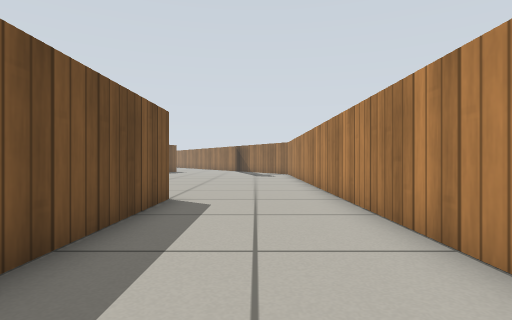
view 1 (above)

19 first-person views from a walk through a world built for the Gazebo simulator. The camera is 0.45 m above the floor, looks level and sees 80° across. The floor is counted in squares, 0.5 m on a side. Each view is taken from the middle of a square. On the plan, view 1 faces up. The plan holds only what a view shows up to about 11 squares ahead; the rest is blank. Gazebo's built-in surfaces are drawn with simple patterns.

view 2
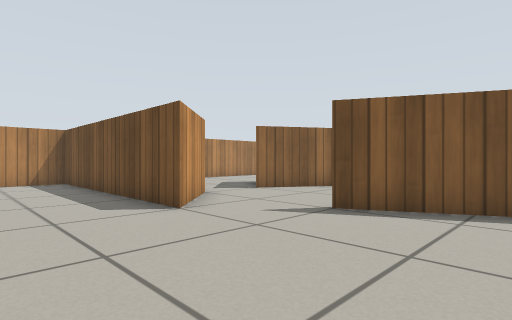

view 3
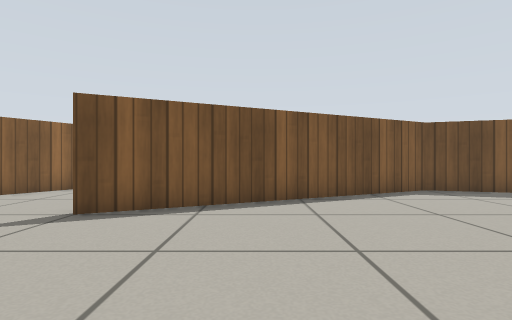

view 4
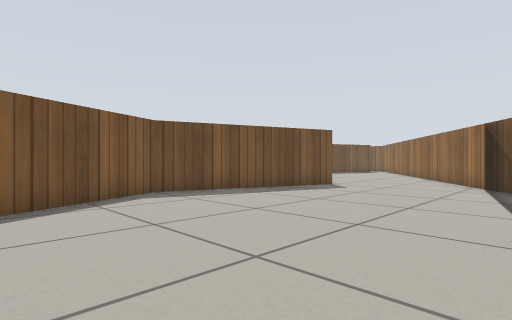

view 5
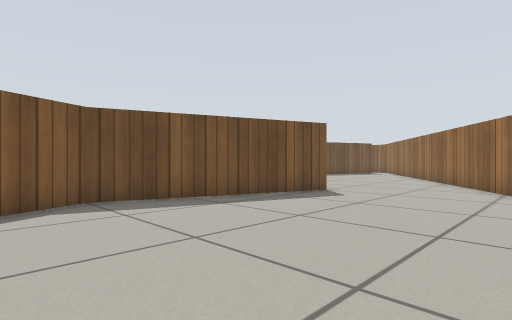

view 6
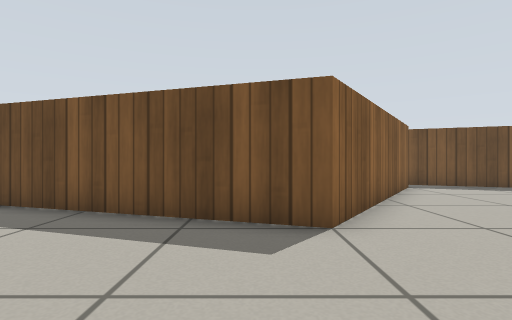

view 7
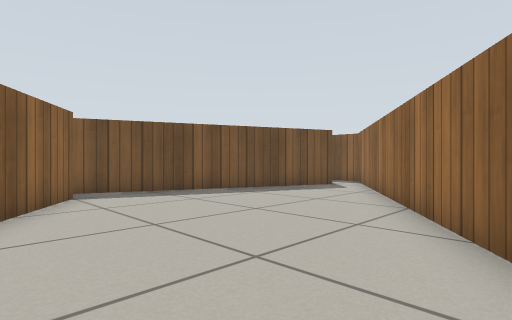

view 8
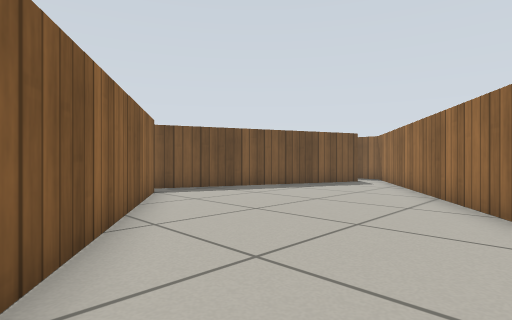

view 9
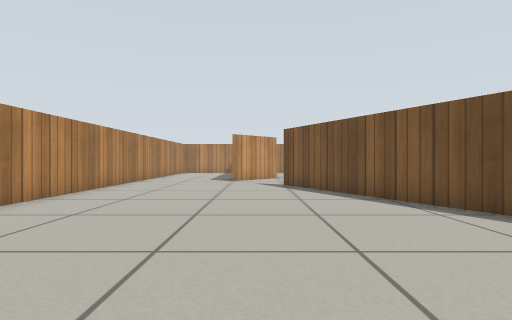

view 10
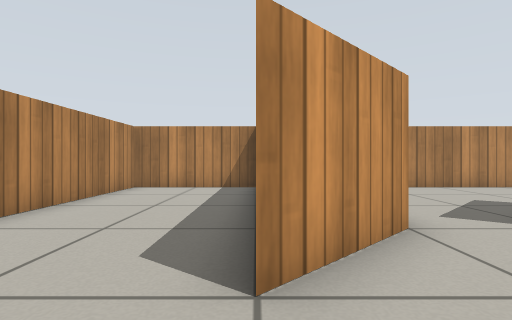

view 11
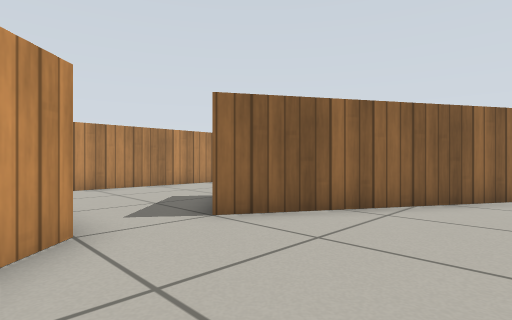

view 12
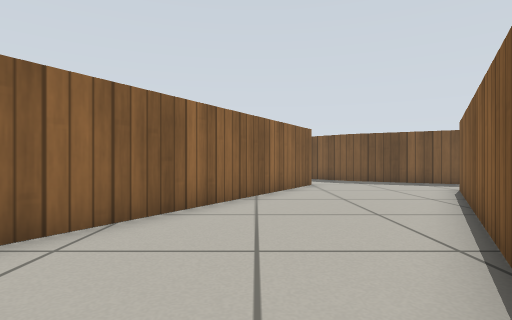

view 13
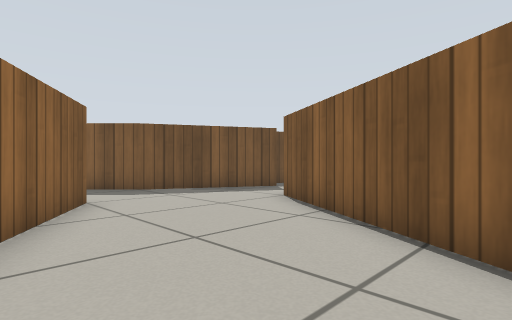

view 14
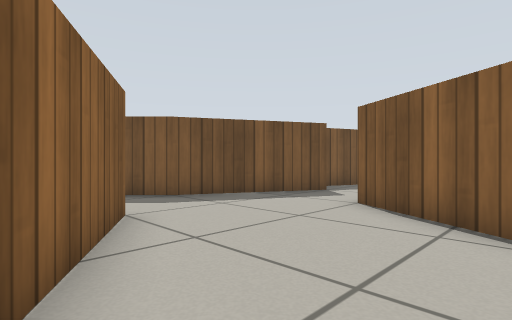

view 15
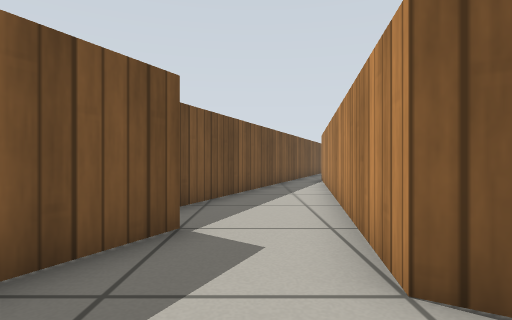

view 16
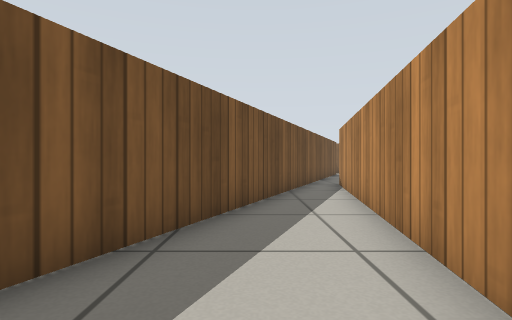

view 17
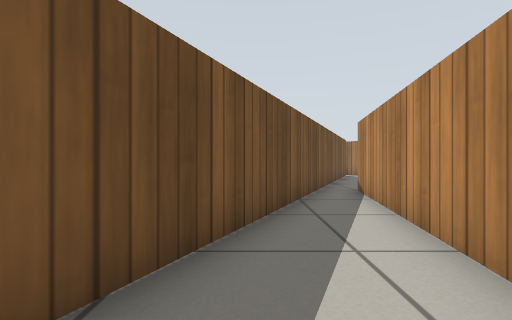

view 18
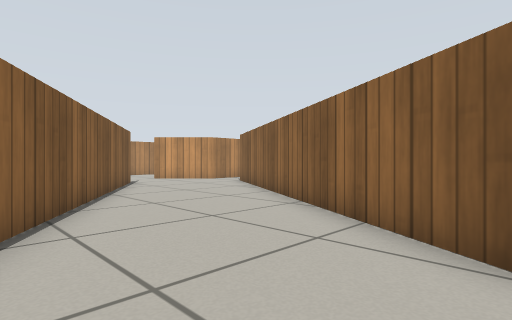

view 19
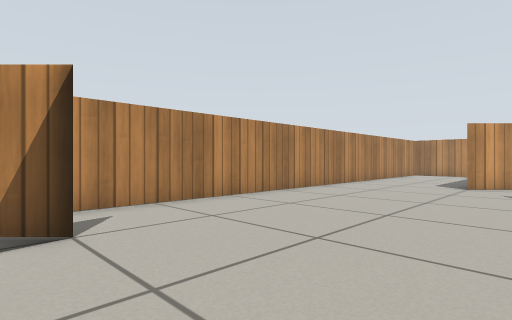

### Floor plan
Key: @ floor where view 1 was taken; # wall or solid block; . floor; B wooden block.
Columns run from 19 left of view 1 to 2 right of it. Each row starts with its distance up from view 1.
 36           #
 35          ###
 34         ##.##
 33         #...#
 32        ##...##
 31        #.....##
 30        #......#
 29       ##......##
 28       #........##
 27       #B........#
 26      ##BBB......##
 25      # B BB......#
 24     ##BB   BB....##
 23     #.B     BB....
 22    ##.B     BB....
 21    #..B     B.....
 20    #..B     B.....
 19   ##..B    BB......
 18   #..BB    B.......##
 17    B.B     B.........
 16   BB.B     BB........#
 15   B..BB     B........#
 14  BB...BBB   BB.......#
 13  B......BB   B.......#
 12 B.........BB BB......#
 11   .BB......BB B......#
 10     BB.......BBB.....#
  9      BBB.......B.....#
  8        BBB...........#
  7          BB......B...#
  6            BB...BB...#
  5             BB.B B...#
  4              ..  B...#
  3             ...  B...#
  2            ....  B...#
  1           .....  B...#
  0          ......  B.@.#
 -1          #####   #####

Positions as (right, up) in squares from view 1, and headings:
1: (0, 0), facing up
2: (1, 12), facing down-left
3: (1, 12), facing left
4: (0, 13), facing up-left
5: (-1, 15), facing up-left
6: (-2, 22), facing left
7: (-4, 25), facing up-left
8: (-4, 23), facing up-left
9: (-3, 20), facing down
10: (-2, 9), facing down
11: (-3, 9), facing down-left
12: (-5, 9), facing left
13: (-9, 9), facing up-left
14: (-11, 9), facing up-left
15: (-15, 13), facing up
16: (-15, 16), facing up
17: (-15, 18), facing up
18: (-16, 14), facing down-right
19: (-4, 18), facing down-right
